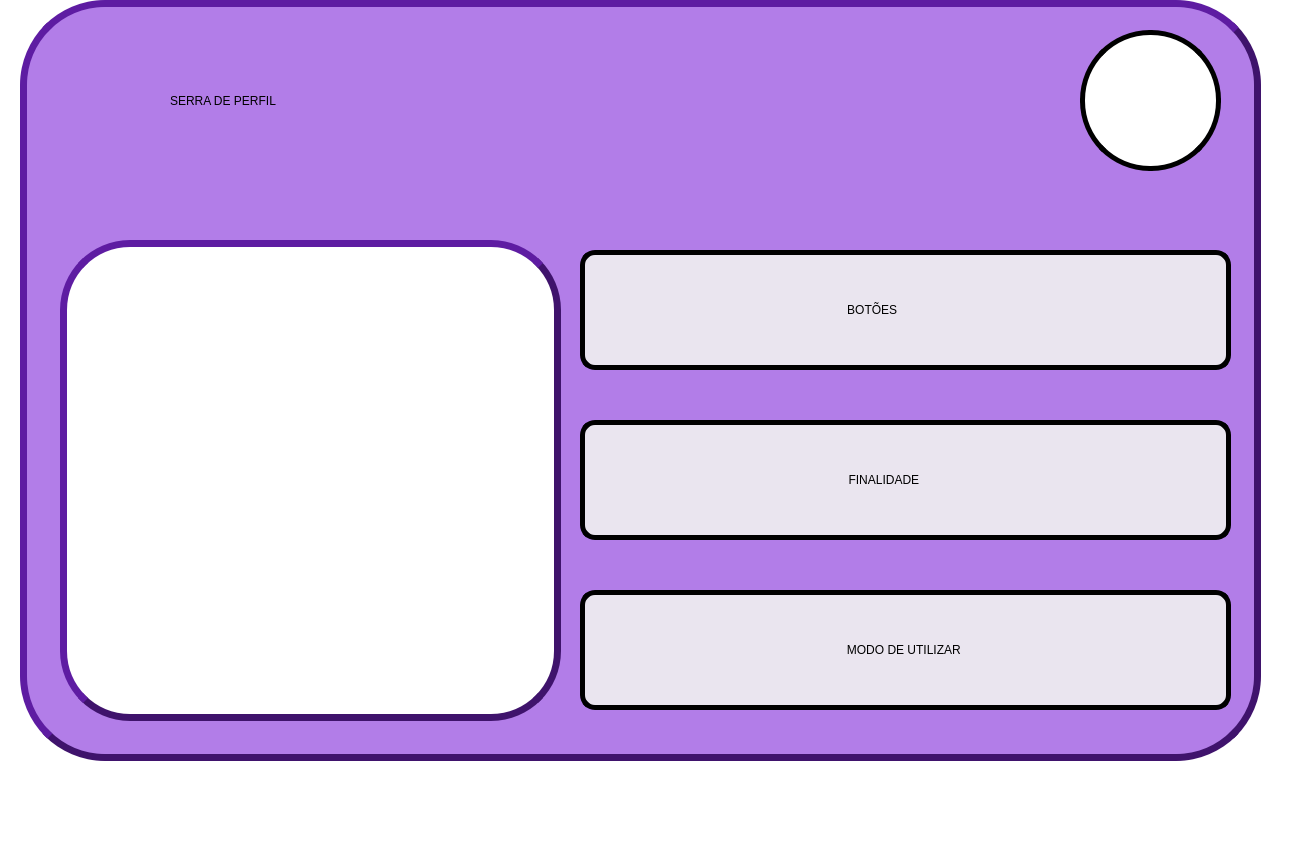
<?xml version="1.0" encoding="UTF-8"?>
<ui version="4.0">
 <class>interface_didatica_menu</class>
 <widget class="QMainWindow" name="interface_didatica_menu">
  <property name="geometry">
   <rect>
    <x>0</x>
    <y>0</y>
    <width>1290</width>
    <height>841</height>
   </rect>
  </property>
  <property name="minimumSize">
   <size>
    <width>1290</width>
    <height>841</height>
   </size>
  </property>
  <property name="maximumSize">
   <size>
    <width>1290</width>
    <height>841</height>
   </size>
  </property>
  <property name="windowTitle">
   <string>MainWindow</string>
  </property>
  <property name="styleSheet">
   <string notr="true">background-color: rgb(255, 255, 255);</string>
  </property>
  <property name="animated">
   <bool>true</bool>
  </property>
  <widget class="QWidget" name="centralwidget">
   <widget class="QLabel" name="Label_Borda">
    <property name="geometry">
     <rect>
      <x>0</x>
      <y>783</y>
      <width>1290</width>
      <height>18</height>
     </rect>
    </property>
    <property name="text">
     <string/>
    </property>
    <property name="pixmap">
     <pixmap>Imagens/Borda.png</pixmap>
    </property>
    <property name="scaledContents">
     <bool>true</bool>
    </property>
   </widget>
   <widget class="QPushButton" name="botao_home">
    <property name="geometry">
     <rect>
      <x>1080</x>
      <y>30</y>
      <width>141</width>
      <height>141</height>
     </rect>
    </property>
    <property name="styleSheet">
     <string notr="true">border-style: outset;
border-color: rgb(0, 0, 0);
border-width:5px;
font: 75 65pt &quot;Bosch Sans Bold&quot;;
border-radius: 70px;
background-color: rgb(255, 255, 255);</string>
    </property>
    <property name="text">
     <string/>
    </property>
    <property name="icon">
     <iconset>
      <normaloff>imagens/Home.Interface.png</normaloff>imagens/Home.Interface.png</iconset>
    </property>
    <property name="iconSize">
     <size>
      <width>99</width>
      <height>99</height>
     </size>
    </property>
   </widget>
   <widget class="QLabel" name="label_caixa_roxa">
    <property name="geometry">
     <rect>
      <x>20</x>
      <y>0</y>
      <width>1241</width>
      <height>761</height>
     </rect>
    </property>
    <property name="font">
     <font>
      <family>Bosch Sans Bold</family>
      <pointsize>65</pointsize>
      <weight>9</weight>
      <italic>false</italic>
      <bold>false</bold>
     </font>
    </property>
    <property name="styleSheet">
     <string notr="true">border-style: outset;
border-color: rgb(63, 19, 108);
border-width:7px;
font: 75 65pt &quot;Bosch Sans Bold&quot;;
border-radius: 85px;
background-color: rgb(178, 125, 232);</string>
    </property>
    <property name="text">
     <string/>
    </property>
   </widget>
   <widget class="QLabel" name="label_serra_de_perfil">
    <property name="geometry">
     <rect>
      <x>170</x>
      <y>50</y>
      <width>871</width>
      <height>101</height>
     </rect>
    </property>
    <property name="styleSheet">
     <string notr="true">border-style: outset/inside;
border-color: rgb(0, 0, 0);
border-width:0px;
font: 75 70pt &quot;Bosch Sans Bold&quot;;
border-radius: 15px;
background-color: rgb(178, 125, 232);</string>
    </property>
    <property name="text">
     <string>SERRA DE PERFIL</string>
    </property>
   </widget>
   <widget class="QPushButton" name="botao_botoes">
    <property name="geometry">
     <rect>
      <x>580</x>
      <y>250</y>
      <width>651</width>
      <height>120</height>
     </rect>
    </property>
    <property name="minimumSize">
     <size>
      <width>100</width>
      <height>0</height>
     </size>
    </property>
    <property name="styleSheet">
     <string notr="true">border-style: outset;
border-color: rgb(0, 0, 0);
border-width:5px;
font: 75 45pt &quot;Bosch Sans Bold&quot;;
border-radius: 15px;
background-color: rgb(234, 229, 239);</string>
    </property>
    <property name="text">
     <string>BOTÕES                    </string>
    </property>
   </widget>
   <widget class="QPushButton" name="botao_finalidades">
    <property name="geometry">
     <rect>
      <x>580</x>
      <y>420</y>
      <width>651</width>
      <height>120</height>
     </rect>
    </property>
    <property name="styleSheet">
     <string notr="true">border-style: outset;
border-color: rgb(0, 0, 0);
border-width:5px;
font: 75 45pt &quot;Bosch Sans Bold&quot;;
border-radius: 15px;
background-color: rgb(234, 229, 239);</string>
    </property>
    <property name="text">
     <string>FINALIDADE             </string>
    </property>
    <property name="shortcut">
     <string/>
    </property>
   </widget>
   <widget class="QPushButton" name="botao_modo_de_utilizar">
    <property name="geometry">
     <rect>
      <x>580</x>
      <y>590</y>
      <width>651</width>
      <height>120</height>
     </rect>
    </property>
    <property name="styleSheet">
     <string notr="true">border-style: outset;
border-color: rgb(0, 0, 0);
border-width:5px;
font: 75 45pt &quot;Bosch Sans Bold&quot;;
border-radius: 15px;
background-color: rgb(234, 229, 239);</string>
    </property>
    <property name="text">
     <string>MODO DE UTILIZAR </string>
    </property>
   </widget>
   <widget class="QPushButton" name="botao_imagem">
    <property name="geometry">
     <rect>
      <x>60</x>
      <y>240</y>
      <width>501</width>
      <height>481</height>
     </rect>
    </property>
    <property name="styleSheet">
     <string notr="true">border-style: outset;
border-color: rgb(63, 19, 108);
border-width:7px;

border-radius: 70px;
background-color: rgb(255, 255, 255);</string>
    </property>
    <property name="text">
     <string/>
    </property>
    <property name="icon">
     <iconset>
      <normaloff>imagens/Interface.Serra_de_Perfil.png</normaloff>imagens/Interface.Serra_de_Perfil.png</iconset>
    </property>
    <property name="iconSize">
     <size>
      <width>400</width>
      <height>400</height>
     </size>
    </property>
   </widget>
   <zorder>Label_Borda</zorder>
   <zorder>label_caixa_roxa</zorder>
   <zorder>botao_home</zorder>
   <zorder>label_serra_de_perfil</zorder>
   <zorder>botao_botoes</zorder>
   <zorder>botao_finalidades</zorder>
   <zorder>botao_modo_de_utilizar</zorder>
   <zorder>botao_imagem</zorder>
  </widget>
  <widget class="QMenuBar" name="menubar">
   <property name="geometry">
    <rect>
     <x>0</x>
     <y>0</y>
     <width>1290</width>
     <height>21</height>
    </rect>
   </property>
  </widget>
  <widget class="QStatusBar" name="statusbar"/>
 </widget>
 <resources/>
 <connections/>
</ui>
